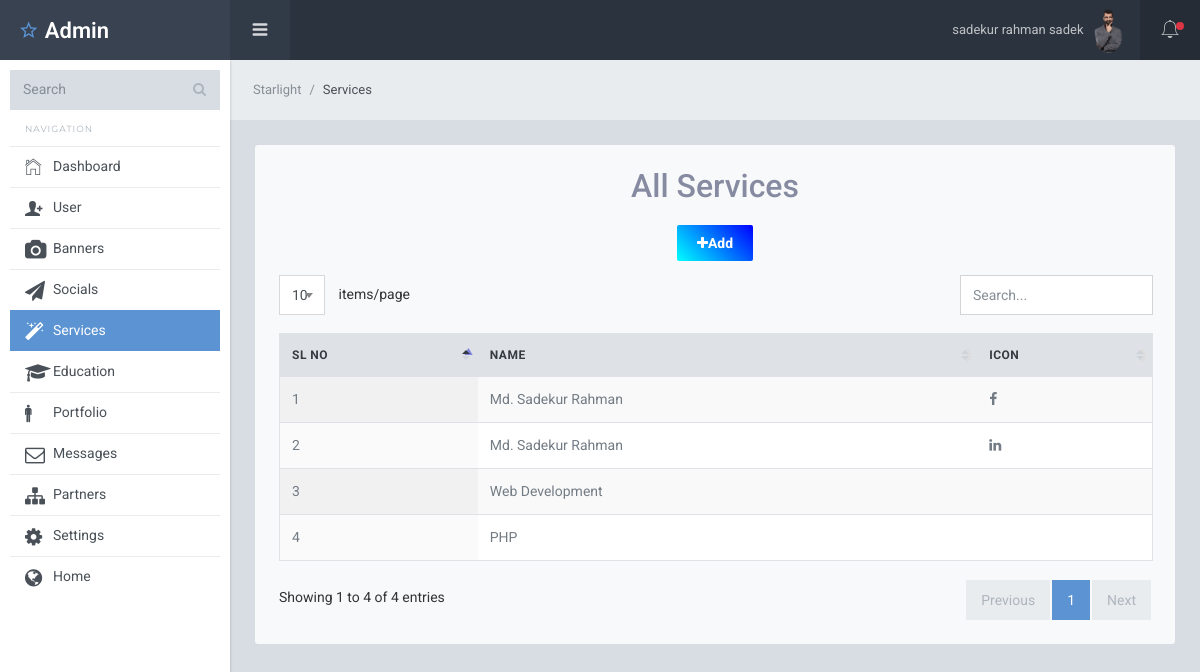
/Dashboard/services.php (signed in), run on the app's committed database.
### tables this page shows
CREATE TABLE `user_form` (
  `id` int(10) UNSIGNED NOT NULL COMMENT 'Primary key',
  `name` varchar(255) NOT NULL,
  `email` varchar(255) NOT NULL,
  `password` varchar(255) NOT NULL,
  `status` tinyint(4) NOT NULL DEFAULT 1 COMMENT '1=acitve 2=deactive ',
  `role` tinyint(4) NOT NULL DEFAULT 1 COMMENT '1=user 2=employee 3=admin',
  `profile_image` varchar(255) NOT NULL DEFAULT 'default.png'
);

CREATE TABLE `services` (
  `id` int(10) UNSIGNED NOT NULL,
  `name` varchar(255) NOT NULL,
  `icon` varchar(100) NOT NULL,
  `summary` text NOT NULL,
  `status` varchar(255) NOT NULL DEFAULT 'active'
);

### Dashboard/services.php (the view, shortened to what this page needs)
<?php
    include('inc/header.php');
    $select="SELECT * FROM services WHERE status='active'";
    $query_user =mysqli_query($db,$select);
?>
  <link rel="stylesheet" type="text/css" href="assets/css/starlight.css">
    <div class="sl-mainpanel">
      <nav class="breadcrumb sl-breadcrumb">
        <a class="breadcrumb-item" href="index.html">Starlight</a>
        <span class="breadcrumb-item active">Services</span>
      </nav>
      <div class="sl-pagebody">
        <div class="sl-page-title">
          <div class="table bg-light rounded p-4">
            <div class="table-header text-center ">
               <h2>All Services</h2>
               <br>
              <div class="text-center"><a href="services-add.php" style="background-image: linear-gradient(45deg,cyan,blue);
                color: white;
                padding: 10px 20px;
                border-radius: 2px;
                font-weight: bold;"><i class="fa fa-plus"></i>Add</a></div>
              </div>
           <div class="table-wrapper">
            <table id="datatable1" class="table display responsive nowrap">
              <thead>
                <tr>
                  <th>Sl No</th>
                  <th>Name</th>
                  <th>Icon</th>
                </tr>
              </thead>
              <tbody>
                <?php
                foreach ($query_user as $KEY=>$value) { ?>
                  <tr>
                  <td><?= ++$KEY ?></td>
                  <td><?= $value['name']?></td>
                  <td> <i class="<?=str_replace('fab', 'fa', $value['icon'])?>"></i></td>
                </tr>
                <?php }
                ?>
              </tbody>
            </table>
          </div>
        </div>
        </div>
      </div>
    </div>
    <?php
    require('inc/footer.php');
	?>

### Dashboard/inc/header.php (shortened to what this page needs)
<?php
  require_once'database.php';
  $user_id=$_SESSION['id'];
  $select_user="SELECT * FROM user_form WHERE id=$user_id";
  $query_select_user =mysqli_query($db,$select_user);
  $assoc_select_user=mysqli_fetch_assoc($query_select_user);
  $exp= explode('/', $_SERVER['PHP_SELF']);
  $end_exp= end($exp);
?>
<!DOCTYPE html>
<html lang="en">
  <head>
    <link href="assets/lib/font-awesome/css/font-awesome.css" rel="stylesheet">
    <link href="assets/lib/Ionicons/css/ionicons.css" rel="stylesheet">
    <link href="assets/lib/perfect-scrollbar/css/perfect-scrollbar.css" rel="stylesheet">
    <link href="assets/lib/highlightjs/github.css" rel="stylesheet">
    <link href="assets/lib/datatables/jquery.dataTables.css" rel="stylesheet">
    <link href="assets/lib/select2/css/select2.min.css" rel="stylesheet">
    <link rel="stylesheet" href="assets/css/starlight.css">
  </head>
  <body>
    <div class="sl-logo"><a href=""><i class="icon ion-android-star-outline"></i> Admin</a></div>
    <div class="sl-sideleft">
      <div class="input-group input-group-search">
        <input type="search" name="search" class="form-control" placeholder="Search">
        <span class="input-group-btn">
          <button class="btn"><i class="fa fa-search"></i></button>
        </span>
      </div>
      <label class="sidebar-label">Navigation</label>
      <div class="sl-sideleft-menu">
        <a href="dashboard.php" class="sl-menu-link <?=$end_exp=='dashboard.php'?'active':''?>">
          <div class="sl-menu-item">
            <i class="menu-item-icon icon ion-ios-home-outline tx-22"></i>
            <span class="menu-item-label">Dashboard</span>
          </div>
        </a>
        <a href="user.php" class="sl-menu-link <?=$end_exp=='user.php'?'active':''?>">
          <div class="sl-menu-item">
            <i class="menu-item-icon icon ion-person-add tx-20"></i>
            <span class="menu-item-label">User</span>
          </div>
        </a>
        <a href="banner.php" class="sl-menu-link <?=$end_exp=='banner.php'?'active':''?>">
          <div class="sl-menu-item">
            <i class="menu-item-icon fa fa-camera tx-20"></i>
            <span class="menu-item-label">Banners</span>
          </div>
        </a>
        <a href="social.php" class="sl-menu-link <?=$end_exp=='social.php'?'active':''?>">
          <div class="sl-menu-item">
            <i class="menu-item-icon fa fa-send tx-20"></i>
            <span class="menu-item-label">Socials</span>
          </div>
        </a>
        <a href="services.php" class="sl-menu-link <?=$end_exp=='services.php'?'active':''?>">
          <div class="sl-menu-item">
            <i class="menu-item-icon fa fa-magic tx-20"></i>
            <span class="menu-item-label">Services</span>
          </div>
        </a>
        <a href="education.php" class="sl-menu-link <?=$end_exp=='education.php'?'active':''?>">
          <div class="sl-menu-item">
            <i class="menu-item-icon fa fa-graduation-cap tx-20"></i>
            <span class="menu-item-label">Education</span>
          </div>
        </a>
        <a href="portfolio.php" class="sl-menu-link <?=$end_exp=='portfolio.php'?'active':''?>">
          <div class="sl-menu-item">
            <i class="menu-item-icon ion-man tx-20"></i>
            <span class="menu-item-label">Portfolio</span>
          </div>
        </a>
        <a href="contact.php" class="sl-menu-link <?=$end_exp=='contact.php'?'active':''?>">
          <div class="sl-menu-item">
            <i class="menu-item-icon fa fa-envelope-o tx-20"></i>
            <span class="menu-item-label">Messages</span>
          </div>
        </a>
        <a href="partner.php" class="sl-menu-link <?=$end_exp=='partner.php'?'active':''?>">
          <div class="sl-menu-item">
            <i class="menu-item-icon fa fa-sitemap tx-20"></i>
            <span class="menu-item-label">Partners</span>
          </div>
        </a>
        <a href="settings.php" class="sl-menu-link <?=$end_exp=='settings.php'?'active':''?>">
          <div class="sl-menu-item">
            <i class="menu-item-icon fa fa-gear tx-20"></i>
            <span class="menu-item-label">Settings</span>
          </div>
        </a>
        <a target="_blank" href="../index.php" class="sl-menu-link <?=$end_exp=='../index.php'?'active':''?>">
          <div class="sl-menu-item">
            <i class="menu-item-icon fa fa-globe tx-20"></i>
            <span class="menu-item-label">Home</span>
          </div>
        </a>
      </div>
      <br>
    </div>
    <div class="sl-header">
      <div class="sl-header-left">
        <div class="navicon-left hidden-md-down"><a id="btnLeftMenu" href=""><i class="icon ion-navicon-round"></i></a></div>
      </div>
      <div class="sl-header-right">
        <nav class="nav">
          <div class="dropdown">
            <a href="" class="nav-link nav-link-profile" data-toggle="dropdown">
              <span class="logged-name"><?=$_SESSION['name']?></span>
              <img src="uploads/<?=$assoc_select_user['profile_image']?>" class="wd-32 rounded-circle" alt="">
            </a>
          </div>
        </nav>
        <div class="navicon-right">
          <a id="btnRightMenu" href="" class="pos-relative">
            <i class="icon ion-ios-bell-outline"></i>
            <span class="square-8 bg-danger"></span>
          </a>
        </div>
      </div>
    </div>

### data on the page
user_form: profile_image (placeholder picture)
services: name "Md. Sadekur Rahman"
services: name "Md. Sadekur Rahman"
services: name "Web Development"
services: name "PHP"

### other printed values
$_SESSION['name'] "sadekur rahman sadek"
